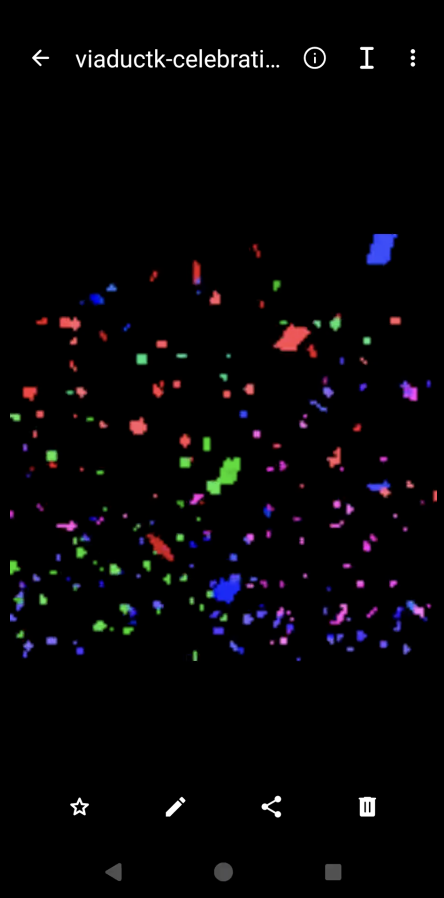
#> input picture BugCrawler/annotation-categories/double_tap/before_action.png, 888 x 1795 px (shown at 1/2 size); its folder holds only this picture in this run
$ python -i ui_viewer.py   (imports and definitions only)
#> lines starting #> are read from the running program, lines starting #| are printed output that depends on the picture
#> further down, picture is the input picture: PIL image 888x1795 RGBA; mean R, G, B, A 5.7, 4.6, 6.1, 255
"""
UIAutomator Viewer Module for ReBL
===================================
Programmatic replication of Android SDK's UIAutomator Viewer tool.

UIAutomator Viewer (uiautomatorviewer) is a GUI tool in the Android SDK that:
  1. Captures a device screenshot
  2. Dumps the UI hierarchy XML via `uiautomator dump`
  3. Overlays element bounding boxes on the screenshot
  4. Displays element properties in a detail panel

This module replicates that entire workflow programmatically:
  - capture_screenshot()        → Device Screenshot (uiautomator2)
  - extract_elements_from_xml() → UI hierarchy parsing + property extraction
  - annotate_screenshot()       → Bounding box overlay with color-coded types
  - build_element_legend()      → Text property panel (element map)
  - capture_viewer_state()      → Full viewer capture (main entry point)

The annotated screenshot + element map are sent to Gemini Vision (multimodal),
giving the AI the exact same view a human tester gets in UIAutomator Viewer.

Why this matters (paper contribution):
  Traditional ReBL sends TEXT-ONLY hierarchy to the LLM. The AI never sees
  the actual screen, causing failures when:
    - Elements are not in the accessibility tree (video overlays, custom views)
    - Visual context matters (colors, status indicators, rendering bugs)
    - System UI interactions are needed (notifications, permission dialogs)
    - Precise coordinate-based taps are required (canvas elements)

  UIAutomator Viewer Enhanced ReBL sends ANNOTATED SCREENSHOTS with
  color-coded bounding boxes + a numbered element map. The AI can now:
    - SEE every element's visual position and appearance
    - Cross-reference numbered bounding boxes with element properties
    - Identify elements missing from the text hierarchy
    - Suggest coordinate-based taps on unlisted elements
    - Understand visual state (colors, overlays, system UI)
"""

import os
import io
import re
import time
import base64
import xml.etree.ElementTree as ET

from collections import Counter

try:
    from PIL import Image, ImageDraw, ImageFont
    PIL_AVAILABLE = True
except ImportError:
    PIL_AVAILABLE = False
    print("[UIAutomator Viewer] WARNING: Pillow not installed. Run: pip install Pillow")


# ─── Configuration

SCREENSHOT_DIR = os.path.join(os.path.dirname(os.path.abspath(__file__)), 'screenshots')

# Maximum image dimension for Gemini API (keeps detail while controlling tokens)
MAX_IMAGE_SIZE = 1280

# ─── Color Name Mapping
# Human-readable color names so Gemini can reason about colors naturally.

COLOR_NAMES = {
    'black':        (0, 0, 0),
    'white':        (255, 255, 255),
    'red':          (255, 0, 0),
    'green':        (0, 128, 0),
    'blue':         (0, 0, 255),
    'yellow':       (255, 255, 0),
    'cyan':         (0, 255, 255),
    'magenta':      (255, 0, 255),
    'orange':       (255, 165, 0),
    'purple':       (128, 0, 128),
    'pink':         (255, 192, 203),
    'brown':        (139, 69, 19),
    'gray':         (128, 128, 128),
    'light-gray':   (192, 192, 192),
    'dark-gray':    (64, 64, 64),
    'navy':         (0, 0, 128),
    'teal':         (0, 128, 128),
    'olive':        (128, 128, 0),
    'dark-red':     (139, 0, 0),
    'dark-green':   (0, 100, 0),
}

# Color scheme for bounding box overlays (matches UIAutomator Viewer conventions)
# Format: (R, G, B, Alpha)
ELEMENT_COLORS = {
    'clickable':  {'fill': (0, 200, 0, 50),    'border': (0, 200, 0, 255)},      # Green
    'editable':   {'fill': (0, 100, 255, 50),   'border': (0, 100, 255, 255)},    # Blue
    'scrollable': {'fill': (255, 165, 0, 50),   'border': (255, 165, 0, 255)},    # Orange
    'checkable':  {'fill': (200, 0, 200, 50),   'border': (200, 0, 200, 255)},    # Purple
    'focused':    {'fill': (255, 255, 0, 50),   'border': (255, 255, 0, 255)},    # Yellow
    'text_only':  {'fill': (180, 180, 180, 30), 'border': (180, 180, 180, 160)},  # Gray
}

# Maximum elements to include in the text legend (to control prompt size)
MAX_LEGEND_ELEMENTS = 60


# ─── Utility Functions ───

def ensure_screenshot_dir():
    """Create screenshot directory if it doesn't exist."""
    os.makedirs(SCREENSHOT_DIR, exist_ok=True)


# [307 lines left out: functions parse_bounds_string, resize_for_api, image_to_base64, classify_element, extract_elements_from_xml, _load_font and 3 more, not called in this run]


# ─── Color Sampling (Visual Rendering Bug Support) ──────────────────────────
#
# UI hierarchy XML has NO color data — only text, bounds, and interaction state.
# Screenshots are sent to Gemini, but the model can struggle to precisely compare
# colors between steps or detect subtle shifts (e.g. status bar white→black).
#
# This module extracts pixel colors from key screen regions and encodes them as
# TEXT data appended to each step's prompt.  This gives Gemini concrete RGB values
# and human-readable color names to compare across steps — enabling reliable
# detection of visual rendering bugs (wrong colors, theme glitches, etc.).

def _color_distance(c1, c2):
    """Euclidean distance between two RGB tuples."""
    return sum((a - b) ** 2 for a, b in zip(c1, c2)) ** 0.5


def rgb_to_color_name(rgb):
    """Map an RGB tuple to the closest human-readable color name."""
    best_name = 'unknown'
    best_dist = float('inf')
    for name, ref_rgb in COLOR_NAMES.items():
        d = _color_distance(rgb, ref_rgb)
        if d < best_dist:
            best_dist = d
            best_name = name
    return best_name


def rgb_to_hex(rgb):
    """Convert (R, G, B) to '#RRGGBB'."""
    return '#{:02x}{:02x}{:02x}'.format(*rgb[:3])


def _quantize_color(rgb, bucket_size=16):
    """Quantize RGB to reduce noise — groups similar shades together."""
    return tuple((c // bucket_size) * bucket_size for c in rgb[:3])


def sample_region_colors(image, region, num_samples=200, top_n=3):
    """
    Extract dominant colors from a rectangular region of a screenshot.

    Samples pixels uniformly across the region, quantizes them to reduce noise
    from anti-aliasing / gradients, and returns the top-N most frequent colors
    with their percentage, hex code, and human-readable name.

    Args:
        image:       PIL.Image (RGB or RGBA)
        region:      (x1, y1, x2, y2) pixel coordinates of the region
        num_samples: number of pixels to sample (more = slower but more accurate)
        top_n:       number of dominant colors to return

    Returns:
        list of dicts: [{'rgb': (R,G,B), 'hex': '#rrggbb', 'name': 'white',
                         'percentage': 85.5}, ...]
    """
    if not PIL_AVAILABLE or image is None:
        return []

    x1, y1, x2, y2 = region
    w, h = image.size
    # Clamp to image bounds
    x1, y1 = max(0, x1), max(0, y1)
    x2, y2 = min(w, x2), min(h, y2)
    if x2 <= x1 or y2 <= y1:
        return []

    # Crop and sample
    crop = image.crop((x1, y1, x2, y2))
    if crop.mode == 'RGBA':
        crop = crop.convert('RGB')

    cw, ch = crop.size
    pixels = []
    import random as _rng
    for _ in range(num_samples):
        px = _rng.randint(0, cw - 1)
        py = _rng.randint(0, ch - 1)
        pixels.append(crop.getpixel((px, py))[:3])

    # Quantize and count
    quantized = [_quantize_color(p) for p in pixels]
    counter = Counter(quantized)
    total = len(quantized)

    results = []
    for color, count in counter.most_common(top_n):
        pct = round(100.0 * count / total, 1)
        results.append({
            'rgb': color,
            'hex': rgb_to_hex(color),
            'name': rgb_to_color_name(color),
            'percentage': pct,
        })
    return results


def build_color_report(image, hierarchy_xml=None):
    """
    Build a structured color analysis of key screen regions.

    Divides the screen into semantically meaningful zones and extracts
    the dominant color(s) from each.  The report is appended as text
    to the Gemini prompt so the AI has concrete, comparable color data.

    Regions sampled:
      - Status bar       (top ~3 % of screen)
      - Toolbar / header (3 %–10 %)
      - Content area     (10 %–85 % — main body)
      - Navigation bar   (bottom ~10 %)

    If a UI hierarchy XML is provided, also detects and color-samples:
      - Notification media artwork (album art ImageViews)
      - Any large ImageView elements (icons, thumbnails, cover images)

    This is critical for bugs where the *rendered image* is wrong (e.g.,
    wrong album art in notification) — the hierarchy shows "ImageView exists"
    but cannot reveal WHAT image is displayed.  Pixel color sampling bridges
    that gap, giving Gemini a color fingerprint to compare across steps.

    Returns:
        str: formatted color report text, or '' if unavailable
    """
    if not PIL_AVAILABLE or image is None:
        return ''

    w, h = image.size
#> w = 888; h = 1795

    regions = {
        'Status Bar':      (0, 0,          w, int(h * 0.03)),
        'Toolbar/Header':  (0, int(h*0.03), w, int(h * 0.10)),
        'Content Area':    (0, int(h*0.10), w, int(h * 0.85)),
        'Navigation Bar':  (0, int(h*0.90), w, h),
    }

    lines = ['[Color Analysis — pixel sampling from screenshot]']
    for region_name, bounds in regions.items():
        colors = sample_region_colors(image, bounds, num_samples=300, top_n=2)
        if not colors:
            continue
        color_strs = []
        for c in colors:
            color_strs.append(f"{c['name']} ({c['hex']}, {c['percentage']}%)")
        lines.append(f"  {region_name}: {', '.join(color_strs)}")
#> this loop made 4 passes
#> pass 2, in sample_region_colors (call 2), `crop = image.crop((x1, y1, x2, y2))`:
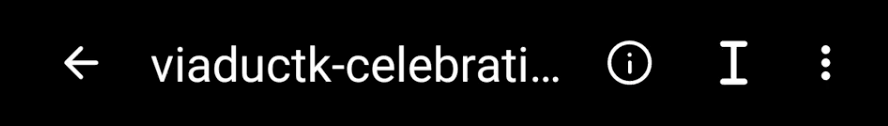
#> crop: PIL image 888x126 RGBA; mean R, G, B, A 13.3, 13.3, 13.3, 255
#> after the loop, lines = 5 items

    # ── Dynamic element color sampling from hierarchy ─────────────────────
    # Detect ImageViews and other visual elements from the XML, then sample
    # their actual pixel colors from the screenshot.  This is how ReBL can
    # "see" what image is rendered in an ImageView (album art, thumbnail, etc.)
    if hierarchy_xml:
        element_colors = _sample_elements_from_hierarchy(image, hierarchy_xml)
        if element_colors:
            lines.append('')
            lines.append('[Element Color Sampling — pixel colors of image/visual elements]')
            for entry in element_colors:
                lines.append(f"  {entry}")

    if len(lines) == 1:
        return ''  # no data extracted

    return '\n'.join(lines)


# [246 lines left out: functions _sample_elements_from_hierarchy, build_color_diff, capture_viewer_state, not called in this run]


# ─── Utility ─────────────────────────────────────────────────────────────────

def is_vision_available():
    """Check if UIAutomator Viewer visual pipeline is available (requires Pillow)."""
    return PIL_AVAILABLE


# [9 lines left out: function clean_screenshots, not called in this run]

>>> from PIL import Image
>>> picture = Image.open('../BugCrawler/annotation-categories/double_tap/before_action.png')
>>> result = build_color_report(picture)
